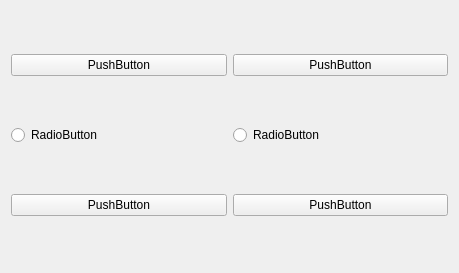
<?xml version="1.0" encoding="UTF-8"?>
<ui version="4.0">
 <class>TreeViewMediaObjectSettings</class>
 <widget class="QWidget" name="TreeViewMediaObjectSettings">
  <property name="geometry">
   <rect>
    <x>0</x>
    <y>0</y>
    <width>459</width>
    <height>273</height>
   </rect>
  </property>
  <property name="windowTitle">
   <string>Form</string>
  </property>
  <property name="autoFillBackground">
   <bool>true</bool>
  </property>
  <layout class="QGridLayout" name="gridLayout">
   <item row="2" column="0">
    <widget class="QRadioButton" name="radioButton">
     <property name="text">
      <string>RadioButton</string>
     </property>
    </widget>
   </item>
   <item row="0" column="0">
    <widget class="QPushButton" name="pushButton">
     <property name="text">
      <string>PushButton</string>
     </property>
    </widget>
   </item>
   <item row="3" column="0">
    <widget class="QPushButton" name="pushButton_2">
     <property name="text">
      <string>PushButton</string>
     </property>
    </widget>
   </item>
   <item row="2" column="1">
    <widget class="QRadioButton" name="radioButton_2">
     <property name="text">
      <string>RadioButton</string>
     </property>
    </widget>
   </item>
   <item row="0" column="1">
    <widget class="QPushButton" name="pushButton_6">
     <property name="text">
      <string>PushButton</string>
     </property>
    </widget>
   </item>
   <item row="3" column="1">
    <widget class="QPushButton" name="pushButton_3">
     <property name="text">
      <string>PushButton</string>
     </property>
    </widget>
   </item>
  </layout>
 </widget>
 <resources/>
 <connections/>
</ui>
